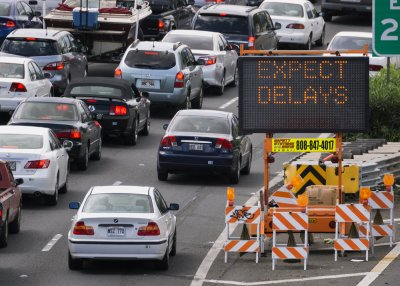
%> input picture 9-Real_Time_Detect/scene.jpg, 400 x 286 px
$ octave imgObj.m   (GNU Octave 9; MATLAB toolbox functions it lacks are replaced by stand-ins)
%> lines starting %> are read from the running program, lines starting %| are printed output that depends on the picture
clc; clear all ; close all;

SceneImage = rgb2gray(imread("scene.jpg"));
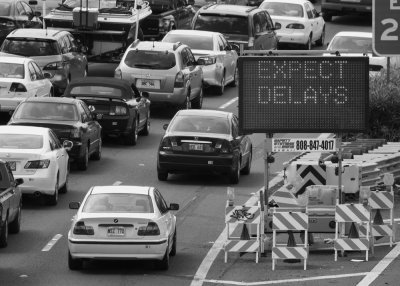
%> SceneImage: size 286x400 uint8; min 0, max 252, mean 100.8
TargetImage = rgb2gray(imread("crop.jpg"));
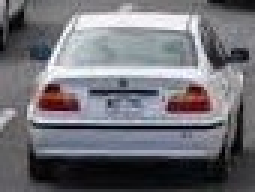
%> input picture 9-Real_Time_Detect/crop.jpg, 85 x 64 px (shown 3 times larger)
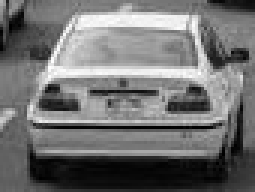
%> TargetImage: size 64x85 uint8 (shown 3 times larger); min 0, max 255, mean 113.4
%extractLBPFeatures
%> (the run ends here)
